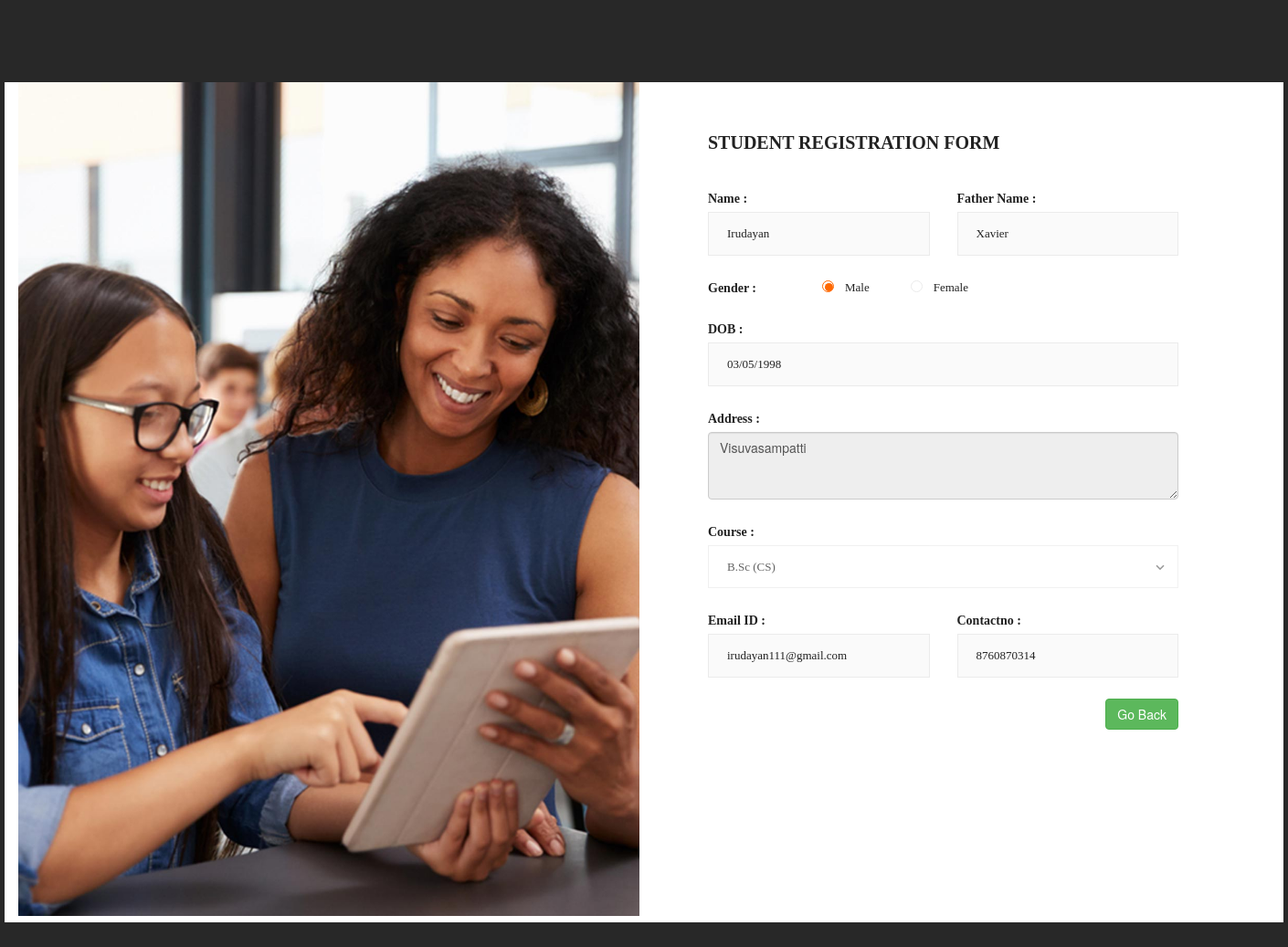
The page /read.php?id=5 on the database its author committed.
### tables this page shows
CREATE TABLE `registration` (
  `id` int(11) NOT NULL,
  `Name` varchar(150) NOT NULL,
  `FatherName` varchar(150) NOT NULL,
  `Gender` varchar(10) NOT NULL,
  `DOB` varchar(10) NOT NULL,
  `Course` varchar(10) NOT NULL,
  `EmailId` varchar(120) NOT NULL,
  `ContactNumber` char(11) NOT NULL,
  `Address` varchar(255) NOT NULL,
  `PostingDate` timestamp NOT NULL DEFAULT current_timestamp()
);

### function.php (called while the page is built, shortened)
<?php
class DB_con
{
function __construct()
{
$con = mysqli_connect(DB_SERVER,DB_USER,DB_PASS,DB_NAME);
$this->dbh=$con;
}
public function fetchonerecord($userid)
	{
	$oneresult=mysqli_query($this->dbh,"select * from registration where id=$userid");
	return $oneresult;
	}
}
?>

### read.php (the view, shortened to what this page needs)
<?php
include_once("function.php");
?>
<!DOCTYPE html>
<html lang="en">
<head>
    <link rel="stylesheet" href="fonts/material-icon/css/material-design-iconic-font.min.css">
    <link rel="stylesheet" href="https://maxcdn.bootstrapcdn.com/bootstrap/3.3.7/css/bootstrap.min.css"/>
    <link type="stylesheet" href="https://cdnjs.cloudflare.com/ajax/libs/bootstrap-datepicker/1.7.1/css/bootstrap-datepicker3.min.css"/>
    <link rel="stylesheet" href="css/style.css">
</head>
<body>
    <div class="main">
        <div class="container">
            <div class="signup-content">
                <div class="signup-img">
                    <img src="images/signup-img.jpg" alt=""    style="height:99.3%" ;>
                </div>
                <div class="signup-form">
<?php
$userid=intval($_GET['id']);
$onerecord=new DB_con();
$sql=$onerecord->fetchonerecord($userid);
while($row=mysqli_fetch_array($sql))
  {
  ?>
                    <form name="insertrecord" method="post" class="register-form" id="register-form">
                        <h2>student registration form</h2>
                          <div class="form-row">
                            <div class="form-group">
                                <label for="name">Name :</label>
                                <input type="text" class="allowtypes" name="name" id="name" value="<?php echo htmlentities($row['Name']);?>" disabled/>
                            </div>
                            <div class="form-group">
                                <label for="fathername">Father Name :</label>
                                <input type="text" class="allowtypes" name="fathername" value="<?php echo htmlentities($row['FatherName']);?>" id="father_name" disabled/>
                            </div>
                        </div>
                        <div class="form-radio">
                            <label for="gender" class="radio-label" >Gender :</label>
                            <div class="form-radio-item">
                                <label for="male" >Male</label>
                                <span class="check"></span>
                            </div>
                            <div class="form-radio-item">
                                <label for="female">Female</label>
                                <span class="check"></span>
                            </div>
                        </div>
                        <div class="form-group" id="datepicker" >
                            <label for="birth_date">DOB :</label>
                            <input type="text"  name="dob" data-bind="value: startDate, event: {change: savePerishableDate}" id="date" placeholder="dd/mm/yyyy" value="<?php echo htmlentities($row['DOB']);?>" disabled/>
                        </div>
                        <div class="form-group">
                            <label for="address">Address :</label>
                            <textarea class="form-control" name="address" rows="3" cols="69" id="address" disabled><?php echo htmlentities($row['Address']);?> </textarea>
                        </div>
                        <div class="form-group">
                            <label for="course">Course :</label>
                            <div class="form-select">
                                <select name="course" id="course" disabled>
                                    <option value="B.Sc (CS)" <?php if ($row['Course'] == 'B.Sc (CS)') {?>selected='selected'<?php } ?>>B.Sc (CS)</option>
                                </select>
                                <span class="select-icon"><i class="zmdi zmdi-chevron-down"></i></span>
                            </div>
                        </div>
                        <div class="form-row">
                            <div class="form-group">
                            <label for="email">Email ID :</label>
                            <input type="email" name="emailid" id="email" value="<?php echo htmlentities($row['EmailId']);?>" disabled />
                            </div>
                            <div class="form-group">
                                <label for="city">Contactno :</label>
                               <input type="text" name="contactno" id="number" maxlength="10" value="<?php echo htmlentities($row['ContactNumber']);?>" required onkeyup="if (/\D/g.test(this.value)) this.value = this.value.replace(/\D/g,'')" disabled>
                            </div>
                        </div>
                        <?php } ?>
                          <a href="index.php" class="btn btn-success pull-right"><i class="fa fa-plus"></i>Go Back</a>
                    </form>
                </div>
            </div>
        </div>
    </div>
</body>
</html>

### css/style.css (style rules this page uses)
display-flex, .signup-content, .form-row, .form-radio, .select-icon, .select-icon i { display: flex; display: -webkit-flex; }
input, select, textarea { outline: none; appearance: unset !important; -moz-appearance: unset !important; -webkit-appearance: unset !important; -o-appearance: unset !important; -ms-appearance: unset !important; }
img { max-width: 100%; height: 99.3%; }
h2 { line-height: 1.66; margin: 0; padding: 0; font-weight: 700; color: #222; font-family: 'Montserrat'; font-size: 20px; text-transform: uppercase; margin-bottom: 32px; }
body { font-size: 13px; line-height: 1.8; color: #222; font-weight: 400; background: #282828; padding: 90px 0; }
.container { width: 1400px; position: relative; margin: 0 auto; background: #fff; }
.signup-img, .signup-form { width: 50%; }
.register-form { padding: 50px 100px 50px 70px; }
.form-row { margin: 0 -15px; }
.form-row .form-group { width: 50%; padding: 0 15px; }
.form-group { margin-bottom: 23px; position: relative; }
input, select { display: block; width: 100%; border: 1px solid #ebebeb; padding: 11px 20px; box-sizing: border-box; font-family: 'Montserrat'; font-weight: 500; font-size: 13px; }
label { font-size: 14px; font-weight: bold; font-family: 'Montserrat'; margin-bottom: 2px; display: block; }
.form-radio { margin-bottom: 18px; }
.radio-label { padding-right: 72px; }
.form-radio-item { position: relative; margin-right: 45px; }
.form-radio-item label { font-weight: 500; font-size: 13px; padding-left: 25px; position: relative; z-index: 9; display: block; cursor: pointer; }
.check { display: inline-block; position: absolute; border: 1px solid #ebebeb; border-radius: 50%; -moz-border-radius: 50%; -webkit-border-radius: 50%; -o-border-radius: 50%; -ms-border-radius: 50%; height: 13px; width: 13px; top: 4px; left: 0px; z-index: 5; transition: border .25s linear; -webkit-transition: border .25s linear; }
.check:before { position: absolute; display: block; content: ''; width: 9px; height: 9px; border-radius: 50%; -moz-border-radius: 50%; -webkit-border-radius: 50%; -o-border-radius: 50%; -ms-border-radius: 50%; top: 2px; left: 2px; margin: auto; transition: background 0.25s linear; -webkit-transition: background 0.25s linear; }
input[type=radio]:checked ~ .check { border: 1px solid #ff6801; }
input[type=radio]:checked ~ .check::before { background: #ff6801; }
.form-select { position: relative; }
select { appearance: none !important; -moz-appearance: none !important; -webkit-appearance: none !important; -o-appearance: none !important; -ms-appearance: none !important; position: relative; background: 0 0; z-index: 10; cursor: pointer; }
.select-icon { z-index: 0; position: absolute; top: 0; right: 0; bottom: 0; justify-content: center; -moz-justify-content: center; -webkit-justify-content: center; -o-justify-content: center; -ms-justify-content: center; align-items: center; -moz-align-items: center; -webkit-align-items: center; -o-align-items: center; -ms-align-items: center; }
.select-icon i { justify-content: center; -moz-justify-content: center; -webkit-justify-content: center; -o-justify-content: center; -ms-justify-content: center; align-items: center; -moz-align-items: center; -webkit-align-items: center; -o-align-items: center; -ms-align-items: center; width: 40px; height: 20px; font-size: 18px; color: #999; }

### rows shown on the page
registration: name "Irudayan", fathername "Xavier", dob "03/05/1998", address "Visuvasampatti", course "B.Sc (CS)", emailid "irudayan111@gmail.com", contactno "8760870314"
